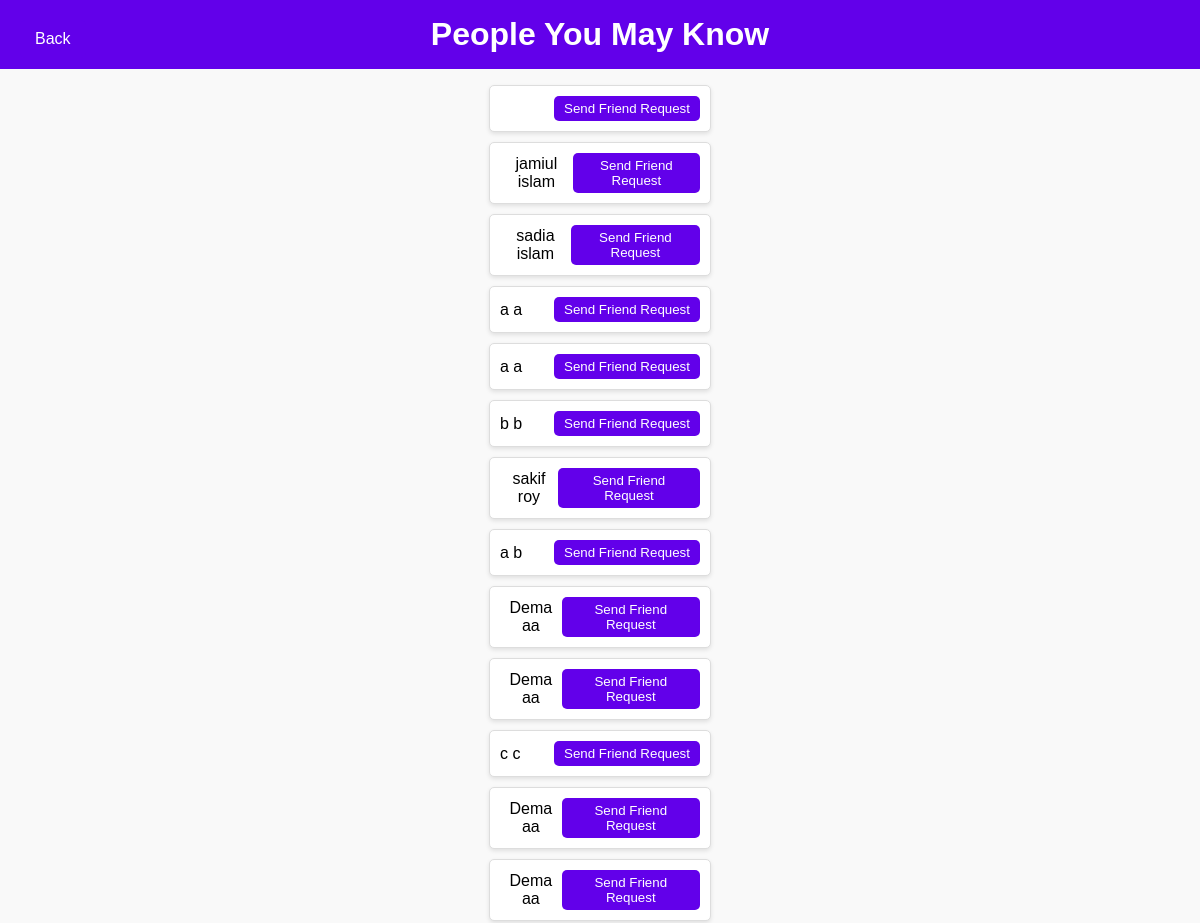
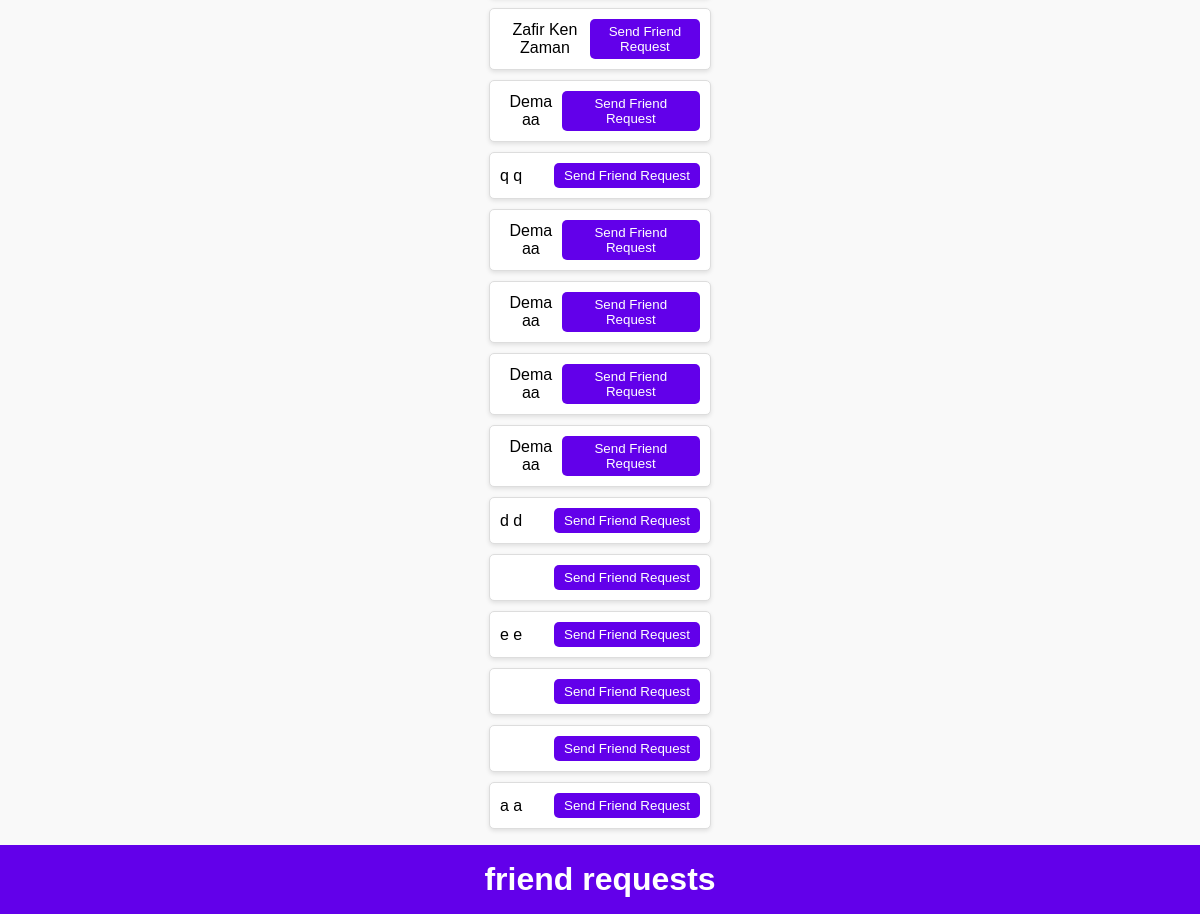
/controller/friends.php, run on the app's committed database (2 pictures, top to bottom).
### tables this page shows
CREATE TABLE `user_info` (
  `first_name` varchar(255) NOT NULL,
  `last_name` varchar(100) NOT NULL,
  `gender` varchar(100) NOT NULL,
  `email` varchar(100) NOT NULL,
  `password` varchar(100) NOT NULL,
  `user_id` int(11) NOT NULL,
  `image` varchar(255) DEFAULT NULL,
  `dob` varchar(255) DEFAULT NULL,
  `city` varchar(255) DEFAULT NULL,
  `address` varchar(255) DEFAULT NULL,
  `bio` varchar(255) DEFAULT NULL,
  `relationship` varchar(255) DEFAULT NULL,
  `country` varchar(255) DEFAULT NULL,
  `edu` varchar(255) DEFAULT NULL
);

### model/usermodel.php (called while the page is built, shortened)
<?php
function getConnection(){
    $conn = mysqli_connect('127.0.0.1', 'root', '', 'webbook');
    return $conn;
}
function get_user_id($email)
{
    $conn=getConnection();
    $sql = "SELECT user_id FROM user_info WHERE email = '$email'";
    $result = $conn->query($sql);
    if ($result->num_rows > 0) {
        $row = $result->fetch_assoc();
        return $row['user_id'];
    } else {
        return null;
    }
}
function show_all_user($user_id)
{
    $conn=getConnection();
    $sql = "SELECT user_id, first_name,last_name FROM user_info WHERE user_id != $user_id";
    $result = $conn->query($sql);
    $arr=[];
    while ($row = $result->fetch_assoc())
    {
        $arr[]= array($row['user_id'], $row['first_name'],$row['last_name']);
    }
    if(count($arr)>0)
    {
        return $arr;
    }
}
function already_sent_friend_request($user_id)
{
    $arr=[];
}
?>

### controller/friends.php (the view, shortened to what this page needs)
<?php
require_once('../model/usermodel.php');
$email = $_COOKIE['email'];
$user_id = get_user_id($email);
$arr = show_all_user($user_id);
$arr2 = already_sent_friend_request($user_id);
$new_arr = [];
if ($arr2 !== NULL) {
    $arr2 = array_unique($arr2);
    for ($i = 0; $i < count($arr); $i++)
    {
        if (!in_array($arr[$i][0], $arr2)) {
            $new_arr[] = $arr[$i];
        }
    }
} else {
    $new_arr = $arr;
}
?>
<!DOCTYPE html>
<html lang="en">
<head>
    <link rel="stylesheet" href="../view/friends.css">
</head>
<body>
    <a href="profile.php" class="back-btn">Back</a>
    <h1>People You May Know</h1>
    <ul>
        <?php
        if (!empty($new_arr)) {
            for ($i = 0; $i < count($new_arr); $i++) {
                if (isset($new_arr[$i][0])) {
                    echo '<li>';
                    echo '<div class="friend-info">' . $new_arr[$i][1] . ' ' . $new_arr[$i][2] . '</div>';
                    echo '<form action="" method="POST" style="display:inline;">
                            <input type="hidden" name="friend_user_id" value="' . $new_arr[$i][0] . '">
                            <button type="submit" name="friend_request" class="friend-request-btn">Send Friend Request</button>
                        </form>';
                    echo '</li>';
                }
            }
        }
        ?>
    </ul>
    <h1>friend requests</h1>
</body>
</html>

### view/friends.css (style rules this page uses)
body { font-family: Arial, sans-serif; margin: 0; padding: 0; background-color: #f9f9f9; text-align: center; }
h1 { background-color: #6200ea; color: white; margin: 0; padding: 1rem 0; }
ul { list-style-type: none; padding: 0; }
li { background-color: white; margin: 10px auto; padding: 10px; border: 1px solid #ddd; border-radius: 5px; width: 200px; box-shadow: 0 2px 4px rgba(0, 0, 0, 0.1); display: flex; justify-content: space-between; align-items: center; }
.friend-request-btn { background-color: #6200ea; color: white; padding: 5px 10px; border: none; border-radius: 5px; cursor: pointer; }
.back-btn { position: absolute; top: 20px; left: 20px; background-color: #6200ea; color: white; padding: 10px 15px; border: none; border-radius: 5px; cursor: pointer; text-decoration: none; }

### data on the page
user_info: first_name "jamiul", last_name "islam"
user_info: first_name "sadia", last_name "islam"
user_info: first_name "a", last_name "a"
user_info: first_name "a", last_name "a"
user_info: first_name "b", last_name "b"
user_info: first_name "sakif", last_name "roy"
user_info: first_name "a", last_name "b"
user_info: first_name "Dema", last_name "aa"
user_info: first_name "Dema", last_name "aa"
user_info: first_name "c", last_name "c"
user_info: first_name "Dema", last_name "aa"
user_info: first_name "Dema", last_name "aa"
user_info: first_name "Zafir Ken", last_name "Zaman"
user_info: first_name "Dema", last_name "aa"
user_info: first_name "q", last_name "q"
user_info: first_name "Dema", last_name "aa"
user_info: first_name "Dema", last_name "aa"
user_info: first_name "Dema", last_name "aa"
user_info: first_name "Dema", last_name "aa"
user_info: first_name "d", last_name "d"
user_info: first_name "e", last_name "e"
user_info: first_name "a", last_name "a"
